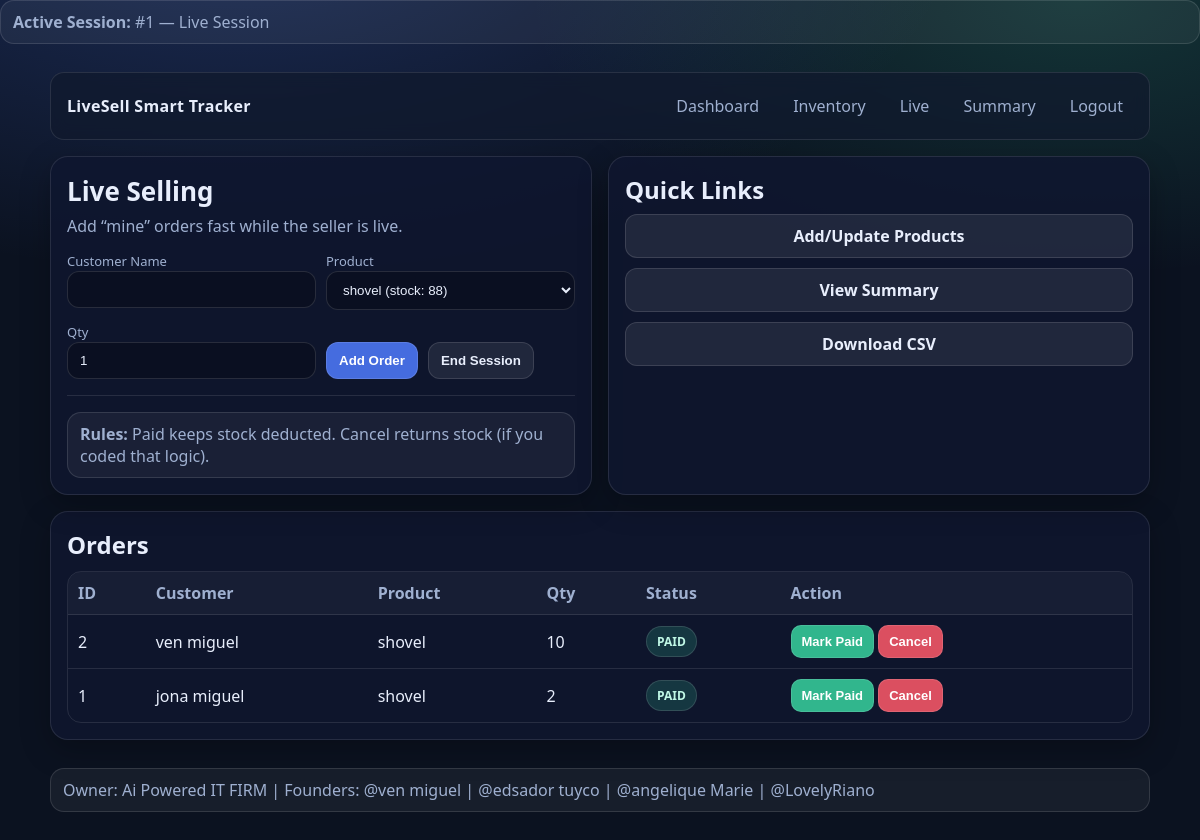
The app's page /live (signed in) with its own data.
### app/models.py (models this page shows)
class LiveSession(Base):
    __tablename__ = "live_sessions"
    id = Column(Integer, primary_key=True, index=True)
    title = Column(String, nullable=False, default="Live Session")
    user_id = Column(Integer, ForeignKey("users.id"), nullable=False)
    user = relationship("User")
    started_at = Column(DateTime, default=datetime.utcnow)
    ended_at = Column(DateTime, nullable=True)

class Order(Base):
    __tablename__ ="orders"
    id = Column(Integer, primary_key=True, index=True)
    customer_name = Column(String, nullable=False)
    user_id = Column(Integer, ForeignKey("users.id"), nullable=False)
    user = relationship("User")
    session_id = Column(Integer, ForeignKey("live_sessions.id"), nullable=False)
    session = relationship("LiveSession")
    product_id = Column(Integer, ForeignKey("products.id"), nullable=False)
    product = relationship("Product")
    qty = Column(Integer, nullable=False, default=1)
    status = Column(String, nullable=True, default="PENDING")
    created_at = Column(DateTime, default=datetime.utcnow)

class Product(Base):
    __tablename__="products"
    id = Column(Integer, primary_key=True, index=True)
    name = Column(String, nullable=False)
    user_id = Column(Integer, ForeignKey("users.id"), nullable=False)
    user = relationship("User")
    price = Column(Float, nullable=False, default=0)
    stock = Column(Integer, nullable=False, default=0)
    image_path = Column(String, nullable=True)

### app/routes/live.py (the view)
@router.get("/live")
async def live_page(request: Request):
    user_id = require_login(request)
    if not user_id:
        return RedirectResponse("/login", status_code=302)
    db = SessionLocal()
    active_session = get_or_create_active_session(db, user_id)
    products = (
        db.query(Product)
        .filter(Product.user_id == user_id)
        .order_by(Product.name.asc())
        .all()
    )
    orders = (
        db.query(Order)
        .options(joinedload(Order.product))
        .filter(Order.session_id == active_session.id, Order.user_id == user_id)
        .order_by(Order.id.desc())
        .all()
    )
    db.close()
    return templates.TemplateResponse(
        "live.html",
        {"request": request, "products": products, "orders": orders, "active_session": active_session}
    )

### app/templates/live.html (shortened to what this page needs)
<!DOCTYPE html>
<html lang="en">
<head>
  <link rel="stylesheet" href="/static/css/style.css">
</head>
<body>
<div class="notice">
  <b>Active Session:</b> #{{ active_session.id }} — {{ active_session.title }}
</div>
  <div class="container">
    <div class="nav">
      <div class="brand">LiveSell Smart Tracker</div>
      <div class="navlinks">
        <a href="/">Dashboard</a>
        <a href="/inventory">Inventory</a>
        <a href="/live">Live</a>
        <a href="/summary">Summary</a>
        <a href="/logout">Logout</a>
      </div>
    </div>
    <div class="grid two">
      <div class="card">
        <h1 class="h1">Live Selling</h1>
        <p class="p">Add “mine” orders fast while the seller is live.</p>
        <form method="post" action="/live/order/add">
          <div class="row cols-2">
            <div>
              <label>Customer Name</label>
              <input name="customer_name" required>
            </div>
            <div>
              <label>Product</label>
              <select name="product_id" required>
                {% for p in products %}
                  <option value="{{ p.id }}">{{ p.name }} (stock: {{ p.stock }})</option>
                {% endfor %}
              </select>
            </div>
          </div>
          <div class="row cols-2" style="margin-top:10px;">
            <div>
              <label>Qty</label>
              <input name="qty" type="number" value="1" min="1" required>
            </div>
            <div style="display:flex; gap:10px; align-items:flex-end;">
              <button class="btn" type="submit">Add Order</button>
              <form method="post" action="/live/end">
                <button class="btn secondary" type="submit">End Session</button>
              </form>
            </div>
          </div>
        </form>
        <hr>
        <div class="notice">
          <b>Rules:</b> Paid keeps stock deducted. Cancel returns stock (if you coded that logic).
        </div>
      </div>
      <div class="card">
        <h2 style="margin:0 0 8px;">Quick Links</h2>
        <div class="row">
          <a class="btn secondary" href="/inventory">Add/Update Products</a>
          <a class="btn secondary" href="/summary">View Summary</a>
          <a class="btn secondary" href="/summary/export.csv">Download CSV</a>
        </div>
      </div>
    </div>
    <div class="card" style="margin-top:16px;">
      <h2 style="margin:0 0 10px;">Orders</h2>
      <table class="table">
        <tr>
          <th>ID</th>
          <th>Customer</th>
          <th>Product</th>
          <th>Qty</th>
          <th>Status</th>
          <th>Action</th>
        </tr>
        {% for o in orders %}
        <tr>
          <td>{{ o.id }}</td>
          <td>{{ o.customer_name }}</td>
          <td>{{ o.product.name }}</td>
          <td>{{ o.qty }}</td>
          <td>
            {% if o.status == "PAID" %}
              <span class="badge paid">PAID</span>
            {% elif o.status == "CANCELLED" %}
              <span class="badge cancelled">CANCELLED</span>
            {% else %}
              <span class="badge pending">PENDING</span>
            {% endif %}
          </td>
          <td>
            <form method="post" action="/live/order/{{ o.id }}/status" style="display:inline;">
              <button class="btn small green" type="submit">Mark Paid</button>
            </form>
            <form method="post" action="/live/order/{{ o.id }}/status" style="display:inline;">
              <button class="btn small red" type="submit">Cancel</button>
            </form>
          </td>
        </tr>
        {% endfor %}
      </table>
    </div>
  </div>
  <footer class="footer">
    <div class="container">
      <div class="notice">
        Owner: Ai Powered IT FIRM | Founders: @ven miguel | @edsador tuyco | @angelique Marie | @LovelyRiano
      </div>
    </div>
  </footer>
</body>
</html>

### app/static/css/style.css (style rules this page uses)
:root { --bg:#0b1220; --panel:#111a2e; --card:#0f1730; --text:#e8eefc; --muted:#9fb0d0; --line:rgba(255,255,255,.10); --accent:#4f7cff; --accent2:#38d39f; --danger:#ff5a6a; --warn:#ffcc66; }
* { box-sizing:border-box }
body { margin:0; font-family: system-ui, -apple-system, Segoe UI, Roboto, Arial, sans-serif; background: radial-gradient(1200px 600px at 20% -10%, rgba(79,124,255,.25), transparent 60%), radial-gradient(1000px 500px at 90% 0%, rgba(56,211,159,.18), transparent 55%), var(--bg); color:var(--text); }
a { color:var(--text); text-decoration:none }
.container { width:min(1100px, 92vw); margin:28px auto; }
.nav { display:flex; align-items:center; justify-content:space-between; gap:12px; padding:14px 16px; background:rgba(17,26,46,.75); border:1px solid var(--line); border-radius:14px; backdrop-filter: blur(8px); }
.brand { font-weight:800; letter-spacing:.3px; }
.navlinks { display:flex; gap:14px; flex-wrap:wrap; }
.navlinks a { color:var(--muted); padding:8px 10px; border-radius:10px; }
.grid { display:grid; grid-template-columns: 1fr; gap:16px; margin-top:16px; }
@media (min-width: 900px) { .grid.two { grid-template-columns: 1fr 1fr; } }
.card { background:rgba(15,23,48,.82); border:1px solid var(--line); border-radius:18px; padding:16px; box-shadow: 0 10px 30px rgba(0,0,0,.25); }
.h1 { font-size:26px; margin:0 0 6px }
.p { color:var(--muted); margin:0 0 12px }
hr { border:none; border-top:1px solid var(--line); margin:16px 0 }
label { color:var(--muted); font-size:13px }
input, select { width:100%; padding:10px 12px; border-radius:12px; border:1px solid rgba(255,255,255,.12); background: rgba(0,0,0,.25); color: var(--text); outline: none; }
.row { display:grid; grid-template-columns: 1fr; gap:10px; }
@media (min-width: 650px) { .row.cols-2 { grid-template-columns: 1fr 1fr; } }
.btn { display:inline-flex; align-items:center; justify-content:center; gap:8px; padding:10px 12px; border-radius:12px; border:1px solid rgba(255,255,255,.12); background: rgba(79,124,255,.85); color: white; font-weight:700; cursor:pointer; }
.btn.secondary { background: rgba(255,255,255,.08); color: var(--text) }
.btn.green { background: rgba(56,211,159,.85) }
.btn.red { background: rgba(255,90,106,.85) }
.btn.small { padding:8px 10px; border-radius:10px; font-weight:700; font-size:13px }
.table { width:100%; border-collapse:separate; border-spacing:0; overflow:hidden; border:1px solid var(--line); border-radius:14px; }
.table th, .table td { padding:10px 10px; border-bottom:1px solid var(--line); vertical-align:middle; }
.table th { color:var(--muted); font-weight:700; text-align:left; background:rgba(255,255,255,.04) }
.table tr:last-child td { border-bottom:none }
.badge { display:inline-block; padding:6px 10px; border-radius:999px; border:1px solid rgba(255,255,255,.12); font-weight:800; font-size:12px; }
.badge.paid { background: rgba(56,211,159,.18); color: #bff7e5 }
.notice { padding:10px 12px; border-radius:14px; border:1px solid rgba(255,255,255,.12); background: rgba(255,255,255,.05); color: var(--muted); }

### records on screen
LiveSession: id "1", title "Live Session"
Order: id "2", customer_name "ven miguel", product.name "shovel", qty "10", status "PAID"
Order: id "1", customer_name "jona miguel", product.name "shovel", qty "2", status "PAID"

### other values on screen
form field product_id "shovel (stock: 88)"
